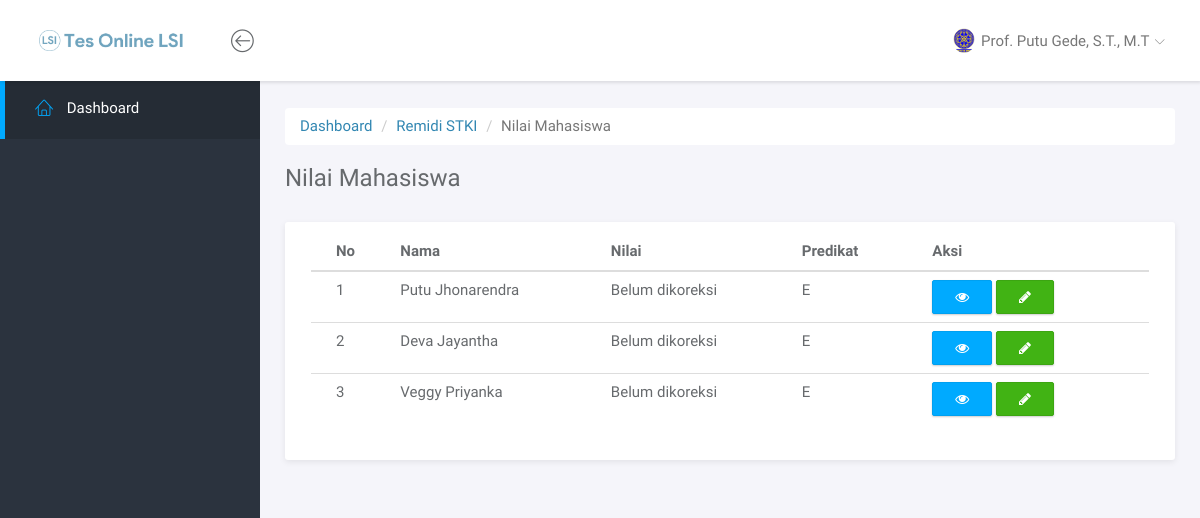
Screenshot of /dosen/10/lihat-nilai (signed in) with the database file from the repository.
### tables this page shows
CREATE TABLE `tb_ujian` (
  `id_ujian` int(10) NOT NULL AUTO_INCREMENT,
  `nama_ujian` varchar(255) DEFAULT NULL,
  `tgl_buat_ujian` datetime DEFAULT NULL,
  `tgl_selesai_ujian` datetime DEFAULT NULL,
  `id_dosen` int(11) DEFAULT NULL,
  `status_ujian` enum('Aktif','Selesai','Dihapus') DEFAULT NULL,
  PRIMARY KEY (`id_ujian`),
  KEY `id_dosen` (`id_dosen`),
  CONSTRAINT `tb_ujian_ibfk_1` FOREIGN KEY (`id_dosen`) REFERENCES `tb_dosen` (`id_dosen`)
);

CREATE TABLE `tb_nilai_mhs` (
  `id` int(10) NOT NULL AUTO_INCREMENT,
  `id_ujian` int(10) DEFAULT NULL,
  `id_mhs` int(10) DEFAULT NULL,
  `nilai_mhs` float DEFAULT NULL,
  PRIMARY KEY (`id`),
  KEY `id_mhs` (`id_mhs`),
  KEY `id_ujian` (`id_ujian`),
  CONSTRAINT `tb_nilai_mhs_ibfk_1` FOREIGN KEY (`id_mhs`) REFERENCES `tb_mhs` (`id_mhs`),
  CONSTRAINT `tb_nilai_mhs_ibfk_2` FOREIGN KEY (`id_ujian`) REFERENCES `tb_ujian` (`id_ujian`)
);

CREATE TABLE `tb_mhs` (
  `id_mhs` int(10) NOT NULL AUTO_INCREMENT,
  `nama_mhs` varchar(255) DEFAULT NULL,
  `username_mhs` varchar(255) DEFAULT NULL,
  `password_mhs` varchar(255) DEFAULT NULL,
  PRIMARY KEY (`id_mhs`)
);

### include/dosen/content_nilai_mhs.php (the view, shortened to what this page needs)
<?php
	$id_ujian = $sluguri;
	$ujian = mysqli_query($conn, "SELECT * FROM tb_ujian WHERE id_ujian = $id_ujian");
	foreach ($ujian as $key) {
		$nama_ujian = $key['nama_ujian'];
	}
?>
<div class="main">
	<div class="main-content">
		<div class="container-fluid">
			<nav aria-label="breadcrumb" role="navigation">
			  <ol class="breadcrumb" style="background:#fff">
			    <li class="breadcrumb-item"><a href="<?php echo $web_url?>dosen">Dashboard</a></li>
			    <li class="breadcrumb-item"><a href="<?php echo $web_url."dosen/".$id_ujian?>"><?php echo $nama_ujian;?></a></li>
			    <li class="breadcrumb-item active" aria-current="page">Nilai Mahasiswa</li>
			  </ol>
			</nav>
			<h3 class="page-title">Nilai Mahasiswa</h3>
			<div class="panel">
				<div class="panel-body">
					<table class="table " id="dataTable" width="100%" cellspacing="0">
						<thead>
							<tr>
								<th>No</th>
								<th>Nama</th>
								<th>Nilai</th>
								<th>Predikat</th>
								<th>Aksi</th>
							</tr>
						</thead>
						<tbody>
							<?php
								$semua_nilai_mhs = mysqli_query($conn, "SELECT * FROM tb_nilai_mhs INNER JOIN tb_mhs ON tb_mhs.`id_mhs`=tb_nilai_mhs.`id_mhs` WHERE id_ujian=$id_ujian");
								if (mysqli_num_rows($semua_nilai_mhs)==0) {
							?>
							<tr>
								<td>Tidak ada data</td>
								<td>Tidak ada data</td>
								<td>Tidak ada data</td>
								<td>Tidak ada data</td>
								<td>Tidak ada data</td>
							</tr>
							<?php
								} else {
									$i=1;
									foreach ($semua_nilai_mhs as $nilai_mhs) {
							?>
								<tr>
									<td><?php echo $i?></td>
									<td><?php echo $nilai_mhs['nama_mhs']?></td>
									<td>
										<?php
											if($nilai_mhs['nilai_mhs']==0){
												echo "Belum dikoreksi";
											} else {
												echo $nilai_mhs['nilai_mhs'];
											}
										?>
									</td>
									<td>
										<?php
											if($nilai_mhs['nilai_mhs']>79){
												echo "A";
											} else if($nilai_mhs['nilai_mhs']>65){
												echo "B";
											} else if ($nilai_mhs['nilai_mhs']>50) {
												echo "C";
											} else if ($nilai_mhs['nilai_mhs']>40) {
												echo "D";
											} else {
												echo "E";
											}
										?>
									</td>
									<td>
										<a title="Periksa Jawaban" class="btn btn-primary" href="<?php echo $web_url."dosen/".$nilai_mhs['id_ujian']."/lihat-nilai/".$nilai_mhs['id_mhs'] ?>">
											<i class="fa fa-eye"></i>
										</a>
										<a title="Input Nilai" href="#" data-toggle="modal" data-target="#inputNilai<?php echo $nilai_mhs['id_mhs'] ?>"class="btn btn-success">
										<i class="fa fa-pencil"></i>
									</td>
								</tr>
							<?php
								$i++;
								}
							}
							?>
						</tbody>
					</table>
				</div>
			</div>
		</div>
	</div>
</div>

### template/css/main.css (style rules this page uses)
html { position: relative; min-height: 100%; }
body { background-color: #F3F5F8; font-family: "Source Sans Pro", sans-serif; font-size: 15px; color: #676a6d; }
a { color: #3287B2; }
th { font-weight: 600; }
.page-title { margin-top: 0; margin-bottom: 30px; font-weight: 300; }
#wrapper .main { -webkit-transition: all 0.3s ease-in-out; -moz-transition: all 0.3s ease-in-out; -ms-transition: all 0.3s ease-in-out; -o-transition: all 0.3s ease-in-out; transition: all 0.3s ease-in-out; width: calc(100% - 260px); left: 0; position: relative; float: right; background-color: #f5f5fa; }
#wrapper #sidebar-nav, #wrapper .main { padding-top: 80px; }
.main-content { padding: 28px 10px; }
html.fullscreen-bg, html.fullscreen-bg body, html.fullscreen-bg #wrapper { height: 100%; }
.btn { -webkit-border-radius: 2px; -moz-border-radius: 2px; border-radius: 2px; -moz-box-shadow: 0px 1px 2px 0 rgba(0, 0, 0, 0.2); -webkit-box-shadow: 0px 1px 2px 0 rgba(0, 0, 0, 0.2); box-shadow: 0px 1px 2px 0 rgba(0, 0, 0, 0.2); padding: 6px 22px; }
.btn-primary { background-color: #00AAFF; border-color: #00a0f0; }
.btn-success { background-color: #41B314; border-color: #3ca512; }
.panel { -webkit-border-radius: 3px; -moz-border-radius: 3px; border-radius: 3px; -moz-box-shadow: 0 2px 6px rgba(0, 0, 0, 0.08); -webkit-box-shadow: 0 2px 6px rgba(0, 0, 0, 0.08); box-shadow: 0 2px 6px rgba(0, 0, 0, 0.08); background-color: #fff; margin-bottom: 30px; }
.panel .panel-heading, .panel .panel-body, .panel .panel-footer { padding-left: 25px; padding-right: 25px; }
.panel .panel-body { padding-top: 10px; padding-bottom: 15px; }
.panel .table > thead > tr > td:first-child, .panel .table > thead > tr > th:first-child, .panel .table > tbody > tr > td:first-child, .panel .table > tbody > tr > th:first-child, .panel .table > tfoot > tr > td:first-child, .panel .table > tfoot > tr > th:first-child { padding-left: 25px; }
.panel .table > thead > tr > td:last-child, .panel .table > thead > tr > th:last-child, .panel .table > tbody > tr > td:last-child, .panel .table > tbody > tr > th:last-child, .panel .table > tfoot > tr > td:last-child, .panel .table > tfoot > tr > th:last-child { padding-left: 25px; }

### rows the page displays
tb_ujian: nama_ujian "Remidi STKI"
tb_nilai_mhs: id_mhs.nama_mhs "Putu Jhonarendra", nilai_mhs "Belum dikoreksi"
tb_nilai_mhs: id_mhs.nama_mhs "Deva Jayantha", nilai_mhs "Belum dikoreksi"
tb_nilai_mhs: id_mhs.nama_mhs "Veggy Priyanka", nilai_mhs "Belum dikoreksi"

### other values shown
$_SESSION['nama_dosen'] "Prof. Putu Gede, S.T., M.T"
